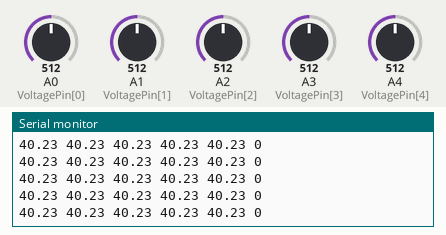
This sketch was run on a simulated Arduino Uno, built with avr-gcc and run on an emulated ATmega328P. On the bench: the last lines printed to the serial monitor. The test bench sets the inputs (shaded band); at power-on: A0 (VoltagePin[0]) = 512, A1 (VoltagePin[1]) = 512, A2 (VoltagePin[2]) = 512, A3 (VoltagePin[3]) = 512, A4 (VoltagePin[4]) = 512.

Above: at 1.2 s.
1.3 s: A0 (VoltagePin[0]) set to 139
At 2.3 s:
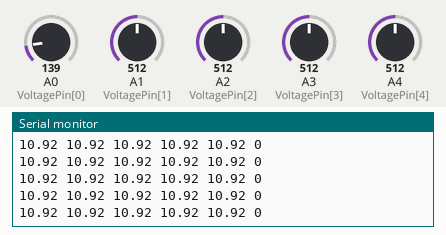
4.3 s: A0 (VoltagePin[0]) set to 118
At 5.0 s:
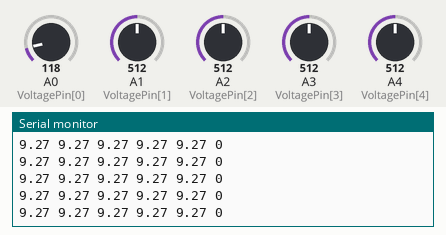
Timing chart, 0 to 7.3 s (numbered marks = the images above; inputs shaded):
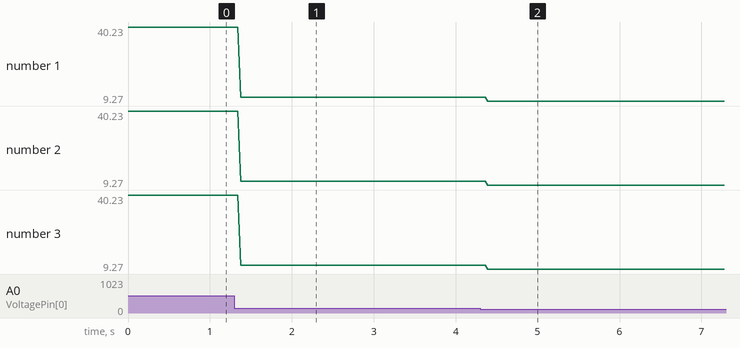

The sketch:

Code_Voltage_Sensor.ino
```cpp
const float R1 = 64900;   //Voltage Divider Resistor Values
const float R2 = 4300;

const int NOSVoltage = 5;   //Number of Sensors plugged in
const int VoltagePin[] = {A0, A1, A2, A3, A4};  //Sensor Pins
const int ADCRes = 10;    //Resolution of the Analog Digital Converters
const float LogicLevel = 5;   //Logic Level of the microcontroller
const float MaxVoltage = 80;  //Max Voltage that will be measured

float Voltage[NOSVoltage];  //Voltage Data will be saved in here
bool Error = 0;             //If this bool is HIGH, MAXVoltage is too high for chosen resistors, Microcontroller may be harmed
float InputVoltage = 0;

void setup() {

  Serial.begin(9600);
  pinMode(VoltagePin[0], INPUT);
  pinMode(VoltagePin[1], INPUT);
  pinMode(VoltagePin[2], INPUT);
  pinMode(VoltagePin[3], INPUT);
  pinMode(VoltagePin[4], INPUT);

  InputVoltage = MaxVoltage / ((R1 + R2)/R2);     //Calculate Voltage which is applied to GPIO at MaxVoltage

  if(InputVoltage > LogicLevel) {   //If the Voltage applied to the GPIOS can be too high, set Error HIGH
    Error = 1;
  }
  else {
    Error = 0;
  }

}

void loop() {

  for(int i = 0;i < NOSVoltage;i++) {
    float value = analogRead(VoltagePin[i]);                              //Reads all the AnalogPins Values
    Voltage[i] = value * (LogicLevel/pow(2, ADCRes)) * ((R1 + R2)/R2);    //Calculates the voltages from the sensorpins values
  }

  for(int i = 0;i < NOSVoltage;i++) {   //Prints all Voltages to Serial monitor
    Serial.print(Voltage[0]);
    Serial.print(" ");
  }

  Serial.println(Error);

}
```

Measured:
- after the input at 1.3 s, the serial monitor: prints a new line after 0.07 s (image 1)
- after the input at 4.3 s, the serial monitor: prints a new line after 0.09 s (image 2)
- plotted number 1: 40.23 → 10.92 after the input at 1.3 s, 10.92 → 9.27 after the input at 4.3 s
- plotted number 2: 40.23 → 10.92 after the input at 1.3 s, 10.92 → 9.27 after the input at 4.3 s
- plotted number 3: 40.23 → 10.92 after the input at 1.3 s, 10.92 → 9.27 after the input at 4.3 s
